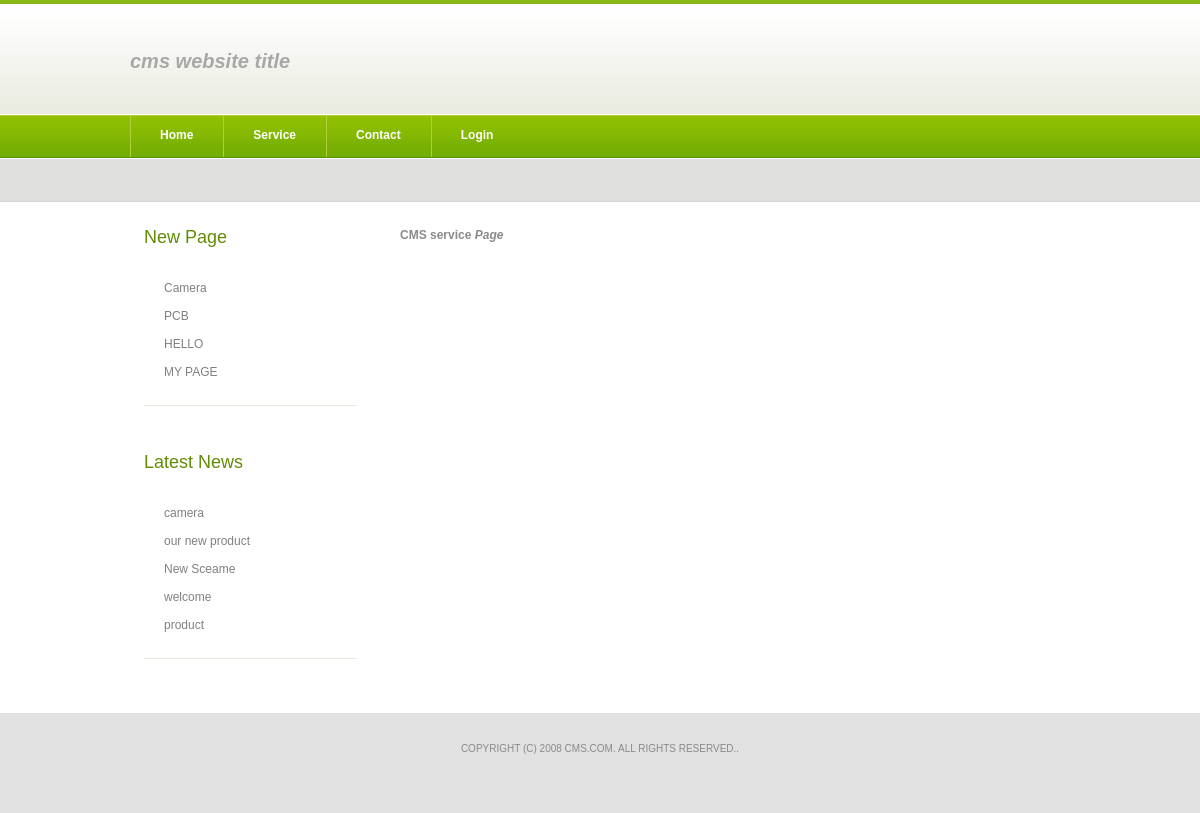
The page /cms2/service.php on the database its author committed.
### tables this page shows
CREATE TABLE IF NOT EXISTS `conf` (
  `lab_id` int(3) NOT NULL AUTO_INCREMENT,
  `lab_name` varchar(500) NOT NULL,
  `lab_value` varchar(500) NOT NULL,
  PRIMARY KEY (`lab_id`)
);

CREATE TABLE IF NOT EXISTS `pages` (
  `page_id` int(11) NOT NULL AUTO_INCREMENT,
  `page_title` varchar(50) NOT NULL,
  `page_des` varchar(500) NOT NULL,
  PRIMARY KEY (`page_id`)
);

CREATE TABLE IF NOT EXISTS `newpage` (
  `page_id` int(11) NOT NULL AUTO_INCREMENT,
  `page_title` varchar(50) NOT NULL,
  `page_des` varchar(500) NOT NULL,
  PRIMARY KEY (`page_id`)
);

CREATE TABLE IF NOT EXISTS `news` (
  `id` int(11) NOT NULL AUTO_INCREMENT,
  `news` varchar(100) NOT NULL,
  `newsdata` varchar(500) NOT NULL,
  `newsdate` varchar(50) NOT NULL,
  PRIMARY KEY (`id`)
);

### cms2/service.php (the view, shortened to what this page needs)
<html xmlns="http://www.w3.org/1999/xhtml">
<head>
<link href="style.css" rel="stylesheet" type="text/css" media="screen" />
</head>
<body>
	<div id="logo">
		<?php
					$query1="select *from conf where lab_id=3";
					$result1=mysql_query($query1);
					$row1=mysql_fetch_array($result1);
					echo $row1[2];
				?>
	</div>
	<div id="header">
		<div id="menu">
			<ul>
				<li><a href="home.php" class="first">Home</a></li>
				<li class="current_page_item"><a href="service.php">service</a></li>
				<li><a href="contact.php">Contact</a></li>
				<li><a href="login.php">login</a></li>
			</ul>
		</div>
	</div>
	<div id="page">
		<div id="content">
			<div class="post">
		<?php
					$query11="select *from pages where page_id=1";
					$result11=mysql_query($query11);
					$row11=mysql_fetch_array($result11);
					echo $row11[2];
				?>
			</div>
		</div>
		<div id="sidebar">
			<ul>
				<li>
					<h2>New Page </h2>
					<ul>
						<li>
							<?php
											$query="select * from newpage";
											$result=mysql_query($query);
											while($row=mysql_fetch_array($result))
											{
												$a=$row['page_title'];
											?>
											<a href="navigation.php?name=<?php echo $a ?>"> <?php echo $a ?></a><br>
										<br>
										<?php
											}
											?>
				</li>
						</ul>
				</li>
					<ul>
				<li>
					<h2>Latest News</h2>
					<ul>
							<li>
			<?php
	$query="select * from news order by newsdate desc";
    $result=mysql_query($query);
	while($row=mysql_fetch_array($result))
											{
												$newsid=$row[0];
												$news=$row[1];
											?>
											<a href="latestnews.php?newsid=<?php echo $newsid ?>"> <?php echo $news ?></a><br>
											<br>
									<?php
											}
											?>
			</li>
					</ul>
				</li>
			</ul>
		</div>
		<div style="clear: both;">&nbsp;</div>
	</div>
	<div id="footer">
		<p>Copyright (c) 2008 cms.com. All rights reserved..</p>
		</div>
</body>
</html>

### cms2/style.css (style rules this page uses)
body { margin: 0; padding: 0; background: #FFFFFF url(images/img01.gif) repeat-x left top; font-family: Arial, Helvetica, sans-serif; font-size: 12px; color: #8A8A8A; }
h1, h2, h3 { margin: 0; text-transform: uppercase; font-weight: normal; color: #618C04; }
h2 { font-size: 18px; }
p, ul, ol { margin-top: 0; line-height: 240%; text-align: justify; }
a { color: #77B003; }
#header { width: 940px; height: 36px; margin: 0 auto; }
#menu { float: left; width: 680px; height: 43px; background: url(images/img02.jpg) no-repeat left top; }
#menu ul { margin: 0; padding: 0px 0px 0px 0px; list-style: none; line-height: normal; }
#menu li { display: block; float: left; }
#menu a { display: block; float: left; height: 30px; margin: 0; padding: 13px 30px 0px 30px; background: url(images/img02.gif) no-repeat left top; text-decoration: none; text-align: center; text-transform: capitalize; font-family: Arial, Helvetica, sans-serif; font-size: 12px; font-weight: bold; color: #FFFFFF; }
#page { width: 940px; margin: 0 auto; padding: 70px 0px 0px 0px; }
#logo { width: 940px; height: 65px; margin: 0 auto; }
#logo h1, #logo p { margin: 0px; line-height: normal; text-transform: lowercase; font-weight: normal; color: #618C04; }
#logo p { margin-top: 50px; text-transform: lowercase; font-size: 20px; color: #A8A8A8; }
#content { float: right; width: 670px; }
.post { margin-bottom: 45px; }
#sidebar { float: left; width: 240px; font-family: Arial, Helvetica, sans-serif; font-size: 12px; }
#sidebar ul { margin: 0; padding: 0; list-style: none; line-height: normal; }
#sidebar li { margin-bottom: 30px; padding: 0 0 10px 0px; }
#sidebar li ul { margin: 0px 14px; }
#sidebar li li { margin: 0; padding: 12px 0px; border-bottom: 1px solid #E9E8DD; background: url(images/img08.gif) no-repeat left 18px; }
#sidebar li li a { padding: 0px 0px 0px 20px; font-weight: normal; color: #808080; }
#sidebar h2 { height: 30px; margin: 0 0 10px 0px; padding: 6px 0 2px 14px; background: url(images/img05.gif) repeat-x left top; text-transform: capitalize; font-size: 18px; font-weight: normal; color: #618C04; }
#sidebar a { text-align: left; text-decoration: none; font-weight: bold; }
#footer { width: 100%; height: 100px; margin: 0 auto; padding: 0; background: #E1E1E1; }
#footer p { margin: 0; padding: 30px 0px 0px 0px; text-align: center; line-height: normal; text-transform: uppercase; font-size: 10px; }

### rows shown on the page
conf: lab_value "cms website title"
pages: page_des "CMS service Page"
newpage: page_title "Camera"
newpage: page_title "PCB"
newpage: page_title "HELLO"
newpage: page_title "MY PAGE"
news: news "camera"
news: news "our new product"
news: news "New Sceame"
news: news "welcome"
news: news "product"
